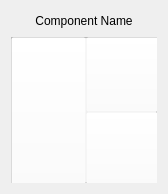
<?xml version="1.0" encoding="UTF-8"?>
<ui version="4.0">
 <class>Form</class>
 <widget class="QWidget" name="Form">
  <property name="geometry">
   <rect>
    <x>0</x>
    <y>0</y>
    <width>168</width>
    <height>194</height>
   </rect>
  </property>
  <property name="windowTitle">
   <string>Form</string>
  </property>
  <layout class="QVBoxLayout" name="verticalLayout">
   <item>
    <widget class="QLabel" name="label_name">
     <property name="minimumSize">
      <size>
       <width>0</width>
       <height>20</height>
      </size>
     </property>
     <property name="maximumSize">
      <size>
       <width>16777215</width>
       <height>20</height>
      </size>
     </property>
     <property name="text">
      <string>Component Name</string>
     </property>
     <property name="alignment">
      <set>Qt::AlignCenter</set>
     </property>
    </widget>
   </item>
   <item>
    <widget class="QFrame" name="frame">
     <property name="frameShape">
      <enum>QFrame::StyledPanel</enum>
     </property>
     <property name="frameShadow">
      <enum>QFrame::Raised</enum>
     </property>
     <widget class="QLabel" name="label_image">
      <property name="geometry">
       <rect>
        <x>0</x>
        <y>0</y>
        <width>150</width>
        <height>150</height>
       </rect>
      </property>
      <property name="minimumSize">
       <size>
        <width>0</width>
        <height>150</height>
       </size>
      </property>
      <property name="maximumSize">
       <size>
        <width>16777215</width>
        <height>150</height>
       </size>
      </property>
      <property name="text">
       <string/>
      </property>
      <property name="scaledContents">
       <bool>true</bool>
      </property>
     </widget>
     <widget class="QPushButton" name="btn_pin0">
      <property name="geometry">
       <rect>
        <x>0</x>
        <y>0</y>
        <width>75</width>
        <height>150</height>
       </rect>
      </property>
      <property name="styleSheet">
       <string notr="true">background-color: rgba(255, 255, 255, 0);</string>
      </property>
      <property name="text">
       <string/>
      </property>
     </widget>
     <widget class="QPushButton" name="btn_pin1">
      <property name="geometry">
       <rect>
        <x>75</x>
        <y>0</y>
        <width>75</width>
        <height>75</height>
       </rect>
      </property>
      <property name="styleSheet">
       <string notr="true">background-color: rgba(255, 255, 255, 0);</string>
      </property>
      <property name="text">
       <string/>
      </property>
     </widget>
     <widget class="QPushButton" name="btn_pin2">
      <property name="geometry">
       <rect>
        <x>75</x>
        <y>75</y>
        <width>75</width>
        <height>75</height>
       </rect>
      </property>
      <property name="styleSheet">
       <string notr="true">background-color: rgba(255, 255, 255, 0);</string>
      </property>
      <property name="text">
       <string/>
      </property>
     </widget>
    </widget>
   </item>
  </layout>
 </widget>
 <resources/>
 <connections/>
</ui>
